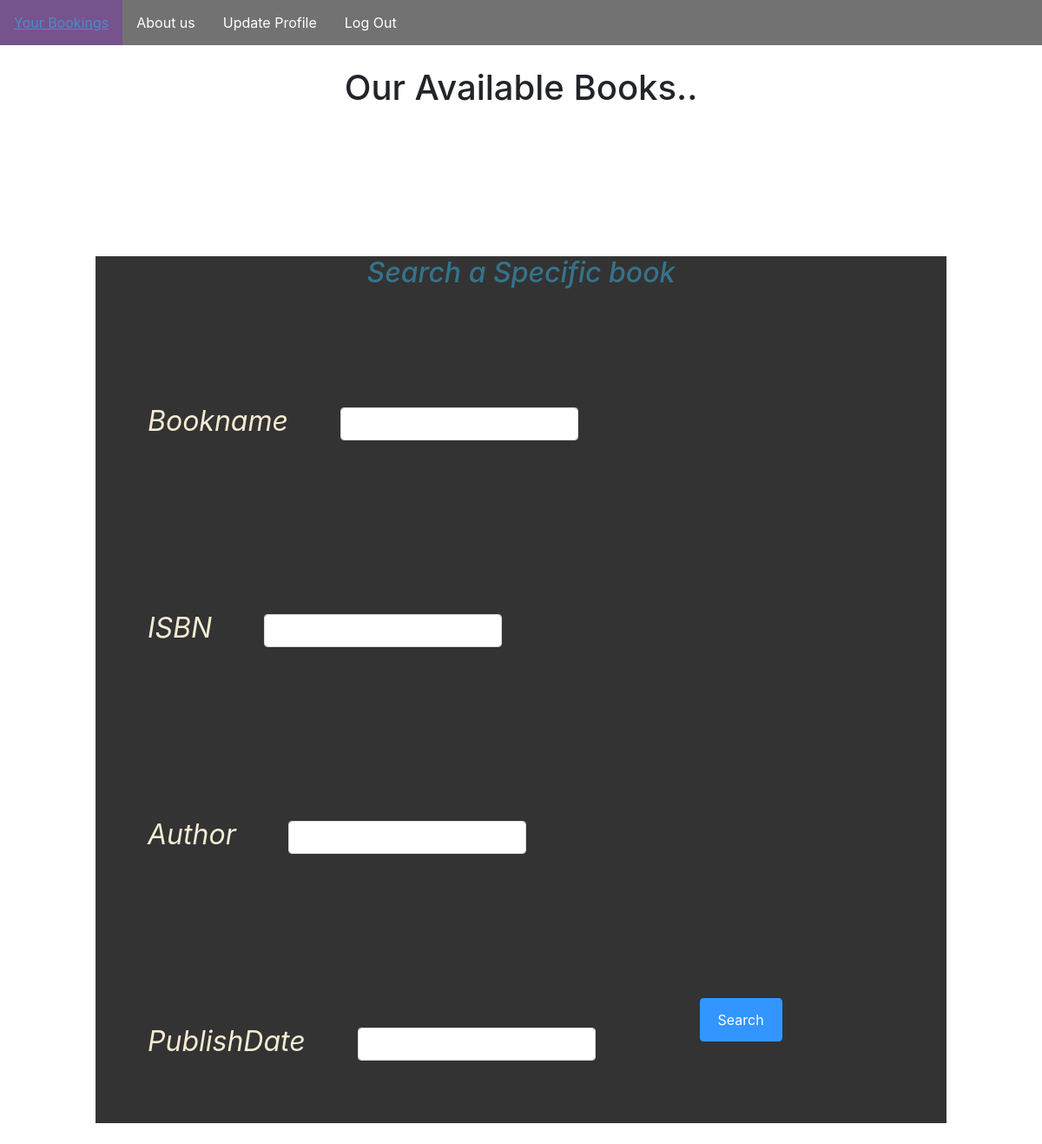
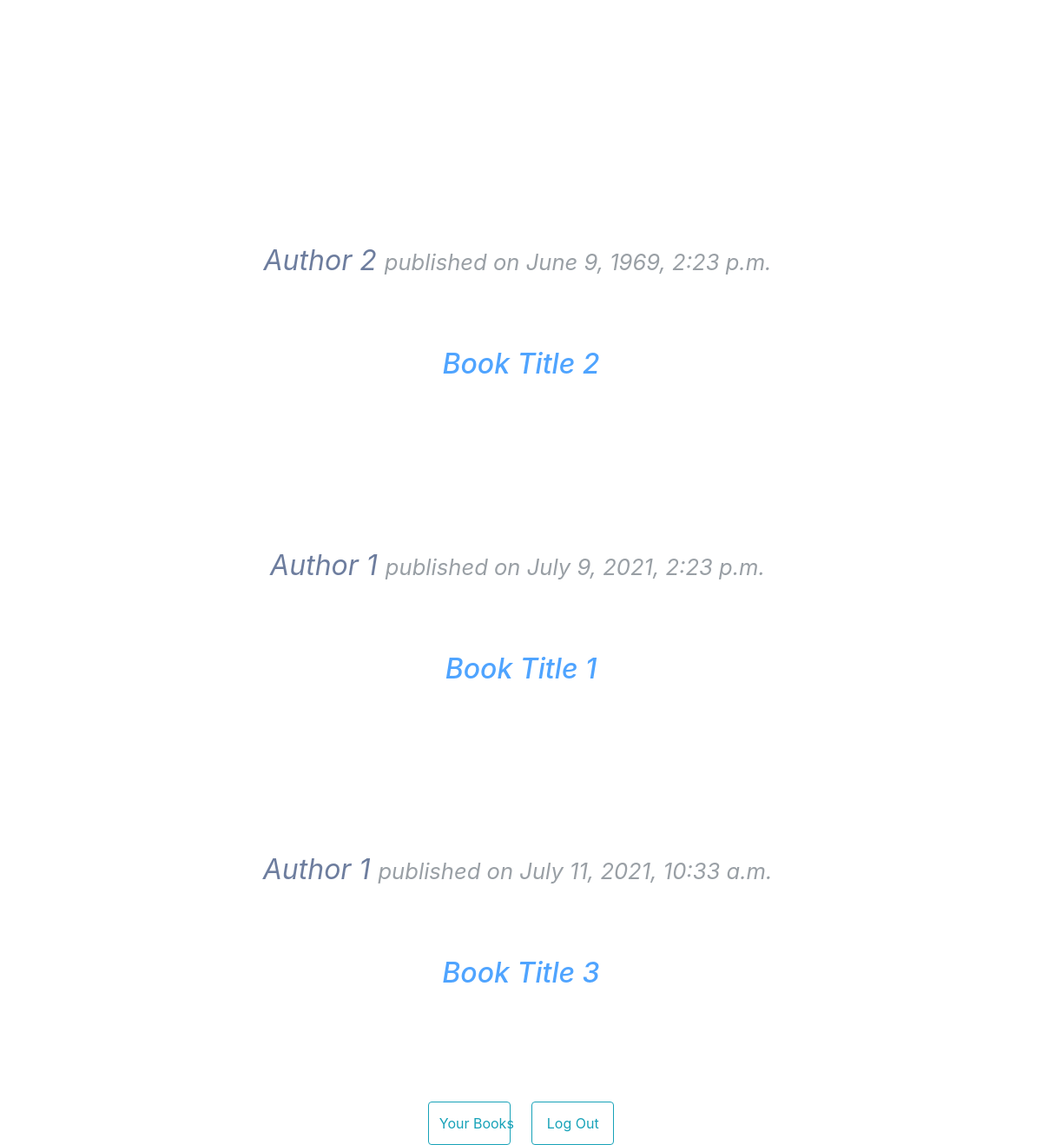
The page /lib/ (signed in) on the database its author committed (2 pictures, top to bottom).
### books/models.py (models this page shows, shortened)
class Book(models.Model):
    bookname = models.CharField(max_length=50)
    ISBN = models.CharField(max_length=50, primary_key=True)
    author = models.CharField(max_length=50)
    PublishDate = models.DateTimeField(auto_now_add=False, auto_now=False)

### books/views.py (the view)
# urls.py: path('lib/', book_views.libirary, name='libirary'),
@login_required(login_url='/login')
def libirary(request):
    un = request.user.username
    Books = Book.objects.all()
    searchFilter = Search(request.GET, queryset=Books)
    Books = searchFilter.qs
    context = {'Books': Books, 'searchFilter': searchFilter, 'username': un}
    return render(request, 'books/lib.html', context)

### books/templates/books/lib.html (shortened to what this page needs)
{% load crispy_forms_filters %}
{% load static %}
<!DOCTYPE HTML>
<head>
    <link rel="stylesheet" type="text/css" href="{% static 'Login/style.css' %}">
    <link rel="stylesheet" href="https://maxcdn.bootstrapcdn.com/bootstrap/4.0.0/css/bootstrap.min.css">
    <link rel="stylesheet" type="text/css" href="{% static 'login/navbar.css' %}">
</head>
<body>
<ul>
    <li>
         <a href="/bookings/{{ username }}">
            Your Bookings
    </a>
    </li>
    <li>
        <a href="/about">
            About us
        </a>
    </li>
    <li>
         <a href="/update">
            Update Profile
    </a>
    </li>
    <li>
    <a href="/logout">
        Log Out
    </a>
    </li>
</ul>
    <center>
        <h1 style="padding-top: 25px; ">
            Our Available Books..
        </h1>
    </center>
    <div class="row">
         <div class="col">
            <div style="background-color: black ; opacity: 80%;color: black;padding: 0px">
                <center>
                <h2 style="color: #03506F">Search a Specific book</h2>
                </center>
                <form method="get" class="form-inline">
                    {{searchFilter.form|crispy}}
                    <button class="btn btn-primary" type="submit">Search</button>
                </form>
            </div>
        </div>
    </div>
   <div>
    {% for book in Books %}
        <article class="media content-section">
          <div class="media-body" style="background-color: white;opacity: 69%">
            <div class="article-metadata">
              <p class="mr-2" style="color: #2C4373">{{ book.author }}
                  <small class="text-muted"> published on {{ book.PublishDate }}</small></p>
            </div>
            <h2><a class="article-title" href="/lib/{{ book.ISBN }}">{{ book.bookname }}</a></h2>
          </div>
        </article>
    {% endfor %}
   </div>
<center>
    <a href="/bookings/{{ username }}">
    <button class="btn btn-outline-info " style="text-decoration: none ; margin-right: 20px ;">Your Books </button>
    </a>
    <a href="/logout">
    <button class="btn btn-outline-info">Log Out</button>
    </a>
</center>
</body>

### Login/static/Login/style.css (style rules this page uses)
body { background-image: url("lib3.jpg"); background-origin: content-box; background-size: 110% 110%; background-repeat: no-repeat; background-attachment: fixed; }
div { text-align: center; margin: 50px; font-size: 2rem; font-family: -apple-system, BlinkMacSystemFont, 'Segoe UI', Roboto, Oxygen, Ubuntu, Cantarell, 'Open Sans', 'Helvetica Neue', sans-serif; padding: 10px; font-style: italic; color: #f5e6ca ; }
button { height: 50px; width: 95px; border-radius: 25%; font-size: 20px; padding: 10px; margin-right: 10px; margin-left: 10px; text-align: center; border: none; }

### Login/static/Login/navbar.css (style rules this page uses)
ul { opacity: 69%; list-style-type: none; margin: 0; padding: 0; overflow: hidden; background-color: #333; }
li { float: left; }
li a { display: block; color: white; text-align: center; padding: 14px 16px; text-decoration: none; }

### rows shown on the page
Book: author "Author 2", PublishDate "June 9, 1969, 2:23 p.m.", bookname "Book Title 2"
Book: author "Author 1", PublishDate "July 9, 2021, 2:23 p.m.", bookname "Book Title 1"
Book: author "Author 1", PublishDate "July 11, 2021, 10:33 a.m.", bookname "Book Title 3"
